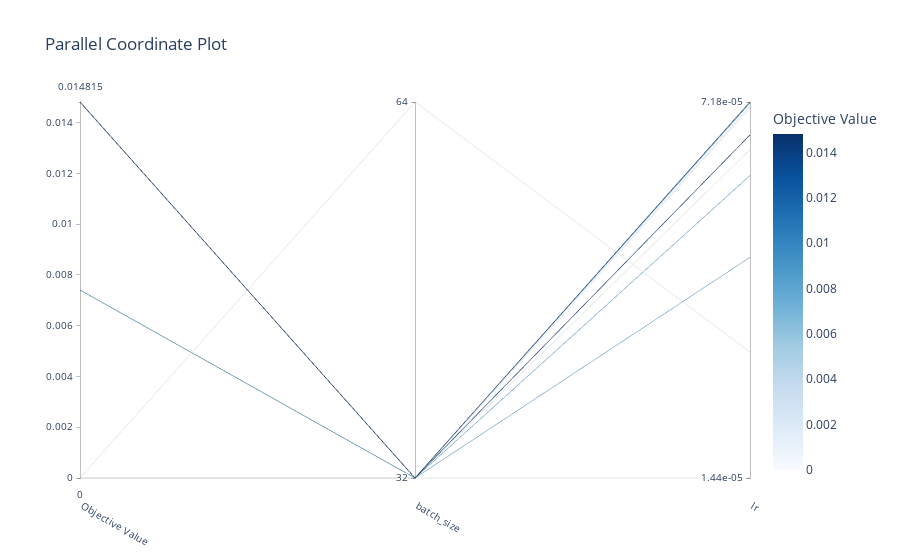

The code cell stored with this chart in its notebook:
### Code cell
optuna.visualization.plot_parallel_coordinate(study)

### Figure 1 — Plotly figure (JSON) as saved in the notebook; plotly's stock layout.template omitted (floating-point values rounded to 4 significant figures)
{"data": [{"dimensions": [{"label": "Objective Value", "range": [0, 0.01481], "values": [0.01481, 0.007407, 0, 0.007407, 0, 0.01481, 0.007407, 0, 0, 0]}, {"label": "batch_size", "range": [0, 1], "ticktext": [32, 64], "tickvals": [0, 1], "values": [0, 0, 0, 0, 0, 0, 0, 0, 0, 1]}, {"label": "lr", "range": [-4.841, -4.144], "ticktext": ["1.44e-05", "7.18e-05"], "tickvals": [-4.841, -4.144], "values": [-4.144, -4.28, -4.841, -4.432, -4.232, -4.205, -4.146, -4.152, -4.155, -4.607]}], "labelangle": 30, "labelside": "bottom", "line": {"color": [0.01481, 0.007407, 0, 0.007407, 0, 0.01481, 0.007407, 0, 0, 0], "colorbar": {"title": {"text": "Objective Value"}}, "colorscale": [[0, "rgb(247,251,255)"], [0.125, "rgb(222,235,247)"], [0.25, "rgb(198,219,239)"], [0.375, "rgb(158,202,225)"], [0.5, "rgb(107,174,214)"], [0.625, "rgb(66,146,198)"], [0.75, "rgb(33,113,181)"], [0.875, "rgb(8,81,156)"], [1, "rgb(8,48,107)"]], "reversescale": false, "showscale": true}, "type": "parcoords"}], "layout": {"title": {"text": "Parallel Coordinate Plot"}}}
